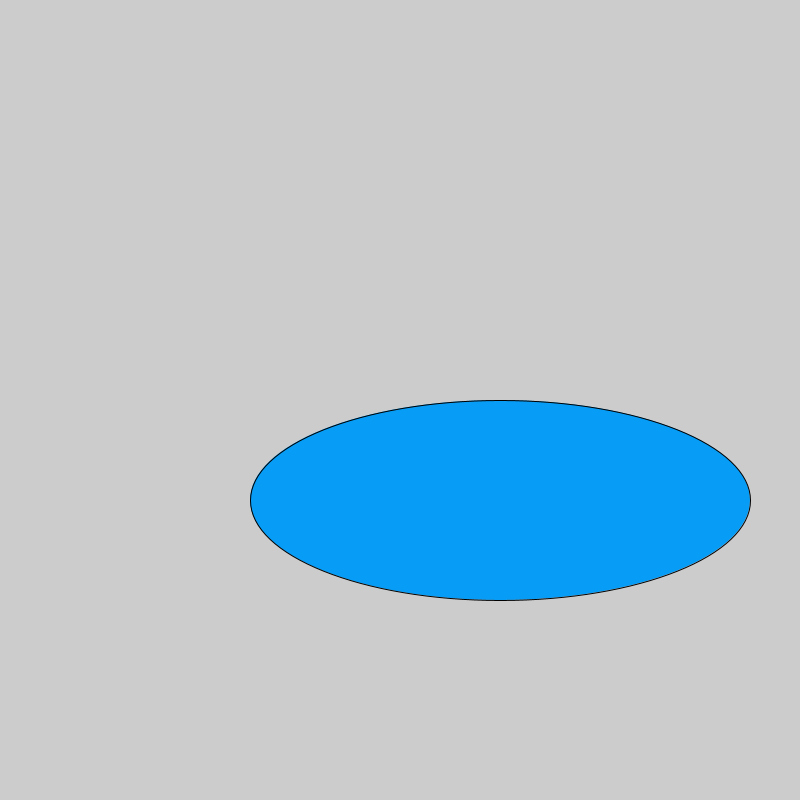
Frame 1 (no input)
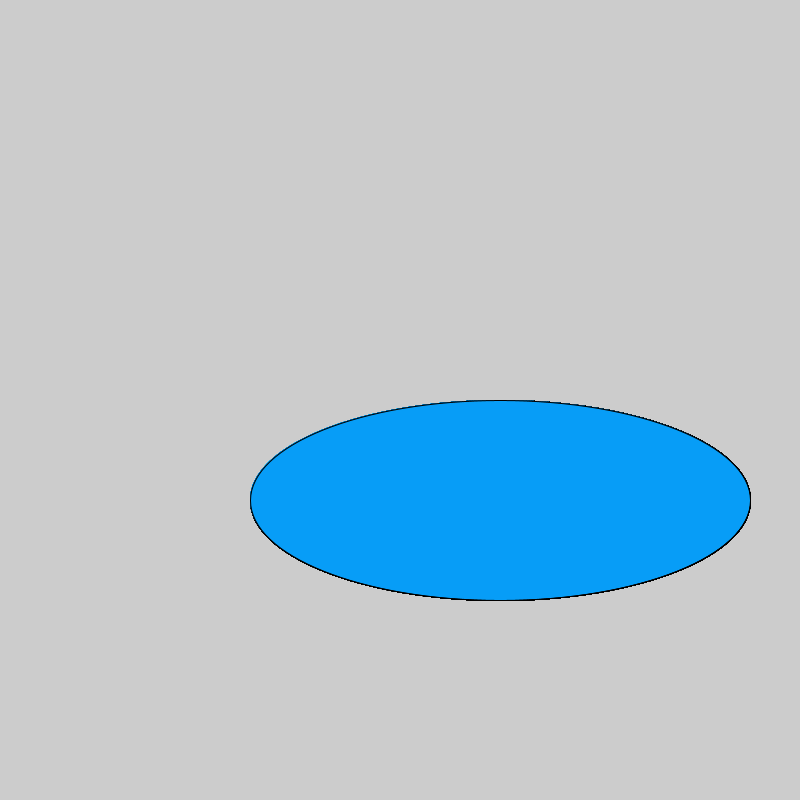
Frame 60 (the mouse pressed at the canvas centre just before this capture)
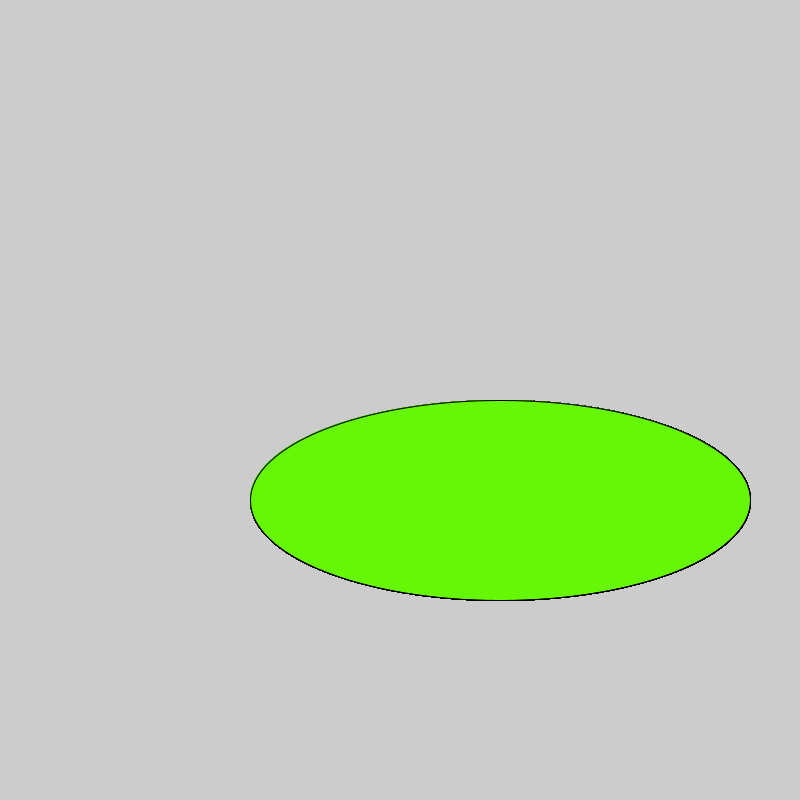
Frame 120 (the mouse held since frame 60 and released just before this capture)

The Processing sketch that drew these frames (run headless with seeded random() and noise(); from frame 60 on, the mouse is pressed at the canvas centre):

// Processing sketch: logicaldot
// ── logicaldot.pde
void setup(){
  size(800,800);
}
void draw(){
  fill(#079DF7);
 
if(mousePressed){
 fill(#66F707); 
}
ellipse(500,500,500,200);
}
